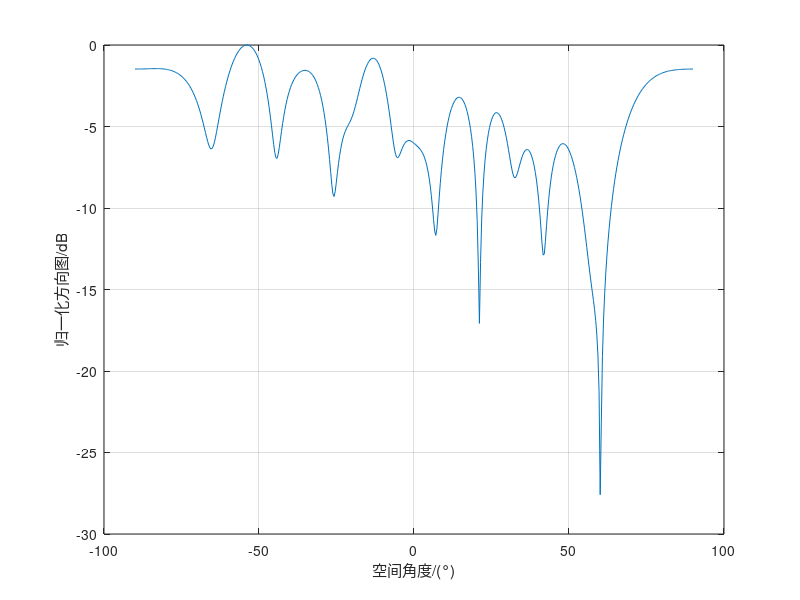

MATLAB code for this plot:
clc; clear; close all;

%% 参数设置
%%% 工作频率
c = 3e8;
freq = 10e9;
lambda = c/freq;    % 波长
k = 2*pi/lambda;    % 波数
%%% 阵列参数
M = 16;                 % 阵元数量
d = 0.5*lambda;         % 阵元间隔 
z = (0:d:(M-1)*d)';     % 阵元坐标分布
P = 2;                  % 阵元分组
L = 15;                 % 每组阵元数
%%% 信号源与干扰源参数
sos = [-20]'*pi/180;        % 来波方向
Nos = length(sos);          % 信号源数目
soi = [60]'*pi/180;         % 干扰源来波
Noi = length(soi);          % 干扰源数目
phi = [sos; soi];
K = Nos + Noi;
%%% 仿真参数
SNRs = 20;               % 信噪比(dB)
SNRi = 40;
N = 500;                % 采样点数

%% 估计相关矩阵
%%% 接收情况

Aos = exp(-1j*k*z*sin(sos'));       % 流型矩阵
S = randn(Nos, N);                  % 输入信号
X = Aos*S;                          % 阵列接收信号
X1 = awgn(X, SNRs, 'measured');     % 加载高斯白噪声

Aoi = exp(-1j*k*z*sin(soi'));       % 流型矩阵
S = randn(Noi, N);                  % 输入信号
X = Aoi*S;                          % 阵列接收信号
X2 = awgn(X, SNRi, 'measured');     % 加载高斯白噪声

X = X1 + X2;

%%% 计算相关矩阵与平滑矩阵
 R = X*X'/N;  
 R_f = zeros(size(L,L));
 for i = 1 : P
     X_temp = X(i:i+L-1, :);
     R_f = X_temp * X_temp' + R_f;
 end
 R_f = R_f./P;
 
 %% 计算干扰相关矩阵
 z_p = ( 0:d:(P-1)*d )';
 a_p = ( exp(1j*k*z_p*sin(sos')) )';
 T = zeros(M-P+1, M);
 for i = 1 : (M-P+1)
     T(i,:) = [zeros(1,i-1), a_p, zeros(1, M-P-i+1)];
 end
 G_f = T * R * transpose(conj(T))/(P^(2));
 Q_f = R_f - G_f;
 
 %% 计算最优权向量
 z_L = (0:d:(L-1)*d)';
 a_L = exp(-1j*k*z_L*sin(sos'));
 omega = Q_f^(-1)*a_L/( ctranspose(a_L)*Q_f^(-1)*a_L );
 
 %% 得到波束图
D = 500;
seita = linspace(-90, 90, D);
F =abs( ctranspose(omega) *  exp(-1j*k*z_L*sind(seita)) );
f = 10*log10( F/(max (F) ) );

%%% 绘图
figure;
plot(seita, f);
xlabel('空间角度/(°)');
ylabel('归一化方向图/dB');
grid on;
hold on;






